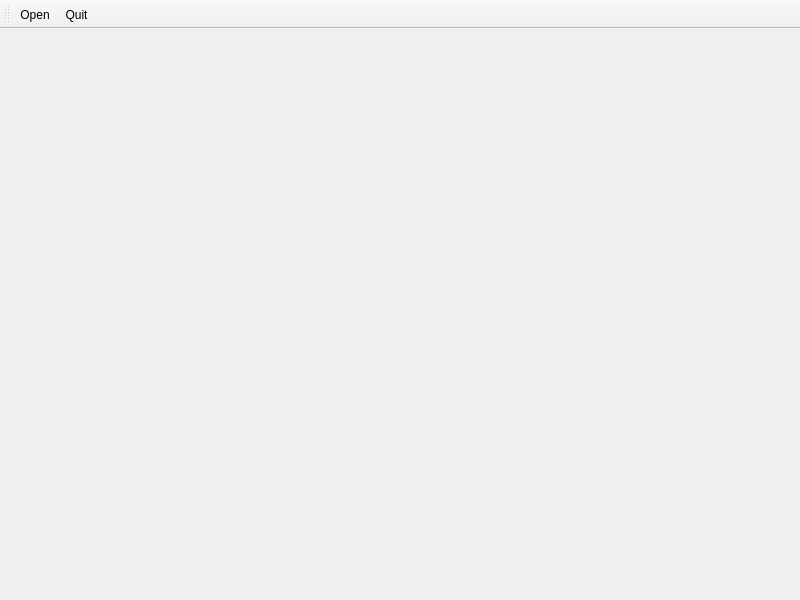
<?xml version="1.0" encoding="UTF-8"?>
<ui version="4.0">
 <class>PdbViewerWindow</class>
 <widget class="QMainWindow" name="PdbViewerWindow">
  <property name="geometry">
   <rect>
    <x>0</x>
    <y>0</y>
    <width>800</width>
    <height>600</height>
   </rect>
  </property>
  <property name="windowTitle">
   <string>chemkit - PDB Viewer Demo</string>
  </property>
  <widget class="QWidget" name="centralwidget"/>
  <widget class="QToolBar" name="toolBar">
   <property name="windowTitle">
    <string>toolBar</string>
   </property>
   <property name="toolButtonStyle">
    <enum>Qt::ToolButtonTextBesideIcon</enum>
   </property>
   <attribute name="toolBarArea">
    <enum>TopToolBarArea</enum>
   </attribute>
   <attribute name="toolBarBreak">
    <bool>false</bool>
   </attribute>
   <addaction name="actionOpen"/>
   <addaction name="actionQuit"/>
  </widget>
  <action name="actionOpen">
   <property name="text">
    <string>&amp;Open</string>
   </property>
   <property name="shortcut">
    <string>Ctrl+O</string>
   </property>
  </action>
  <action name="actionQuit">
   <property name="text">
    <string>&amp;Quit</string>
   </property>
   <property name="shortcut">
    <string>Ctrl+Q</string>
   </property>
  </action>
 </widget>
 <resources/>
 <connections/>
</ui>
